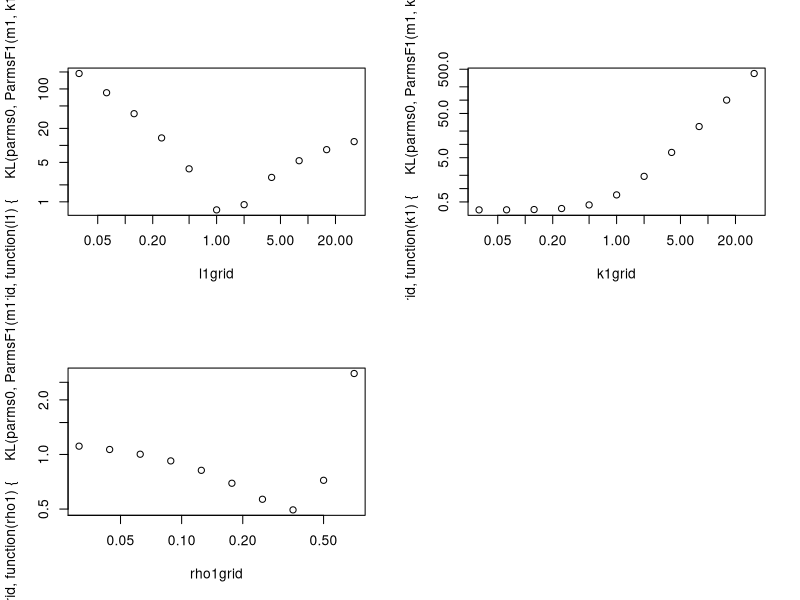

The R script that drew this image:
# KL divergence btw F0 and F1

rm(list=ls())
library(nlme); library(flexmix)

# Functions
KL <- function(parms1, parms2){
  invSigma2 <- solve(parms2$Sigma)
  0.5*(log(det(parms2$Sigma)/det(parms1$Sigma)) - d + sum(diag(invSigma2%*%parms1$Sigma)) +
         t(parms2$mu-parms1$mu)%*%invSigma2%*%(parms2$mu-parms1$mu))[1, 1]
}

# Contamination parms: F1
ParmsF1 <- function(m1, k1, l1, rho1){
  d <- length(m1)
  mu1 <- k1*m1
  sigmaSq1 <- l1*sigmaSq0
  Sigma1 <- diag(sqrt(sigmaSq1)) %*% toeplitz(rho1^(0:(d-1))) %*% diag(sqrt(sigmaSq1))
  return(list(mu1=mu1, Sigma1=Sigma1))
}


# Dims
d <- 10

# Null parms: F0
mu0 <- rep(0, d)
sigmaSq0 <- (1:d); sigmaSq0 <- sigmaSq0 / mean(sigmaSq0)
rho0 <- 0.3
Sigma0 <- diag(sqrt(sigmaSq0)) %*% toeplitz(rho0^(0:(d-1))) %*% diag(sqrt(sigmaSq0))
parms0 <- list(mu=mu0, Sigma=Sigma0)

# Contamination
m1 <- rep(1/sqrt(d), d)
KL(parms1=parms0, parms2=ParmsF1(m1, 1, 1, 0.5))

par(mfrow=c(2, 2))
l1grid <- 2^(-5:5); k1 <- 1; rho1 <- 0.5
plot(l1grid, sapply(l1grid, function(l1){KL(parms0, ParmsF1(m1, k1, l1, rho1))}), log='xy')
k1grid <- 2^(-5:5); l1 <- 1; rho1 <- 0.5
plot(k1grid, sapply(k1grid, function(k1){KL(parms0, ParmsF1(m1, k1, l1, rho1))}), log='xy')
rho1grid <- 2^seq(-5, -0.5, by=0.5); l1 <- 1; k1 <- 1
plot(rho1grid, sapply(rho1grid, function(rho1){KL(parms0, ParmsF1(m1, k1, l1, rho1))}), log='xy')
